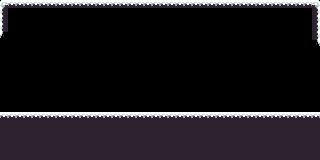

Tiled map render using the project's own tile images. Description and the whole map definition, tile-layer contents included, below:
An orthogonal 40x20 tile map with 8x8 px tiles, 1 tile layer (Tile Layer 1).

<map version="1.10" tiledversion="1.11.0" orientation="orthogonal" renderorder="right-down" width="40" height="20" tilewidth="8" tileheight="8" infinite="0" nextlayerid="2" nextobjectid="1">
 <tileset firstgid="1" source="../../Assets/blocks.tsx" />
 <layer id="1" name="Tile Layer 1" width="40" height="20">
  <data encoding="csv">
11139,11140,11140,11140,11140,11140,11140,11140,11140,11140,11140,11140,11140,11140,11140,11140,11140,11140,11140,11140,11140,11140,11140,11140,11140,11140,11140,11140,11140,11140,11140,11140,11140,11140,11140,11140,11140,11140,11140,11141,
11267,0,0,0,0,0,0,0,0,0,0,0,0,0,0,0,0,0,0,0,0,0,0,0,0,0,0,0,0,0,0,0,0,0,0,0,0,0,0,11269,
11267,0,0,0,0,0,0,0,0,0,0,0,0,0,0,0,0,0,0,0,0,0,0,0,0,0,0,0,0,0,0,0,0,0,0,0,0,0,0,11269,
11267,0,0,0,0,0,0,0,0,0,0,0,0,0,0,0,0,0,0,0,0,0,0,0,0,0,0,0,0,0,0,0,0,0,0,0,0,0,0,11269,
11395,0,0,0,0,0,0,0,0,0,0,0,0,0,0,0,0,0,0,0,0,0,0,0,0,0,0,0,0,0,0,0,0,0,0,0,0,0,0,11269,
0,0,0,0,0,0,0,0,0,0,0,0,0,0,0,0,0,0,0,0,0,0,0,0,0,0,0,0,0,0,0,0,0,0,0,0,0,0,0,11397,
0,0,0,0,0,0,0,0,0,0,0,0,0,0,0,0,0,0,0,0,0,0,0,0,0,0,0,0,0,0,0,0,0,0,0,0,0,0,0,0,
0,0,0,0,0,0,0,0,0,0,0,0,0,0,0,0,0,0,0,0,0,0,0,0,0,0,0,0,0,0,0,0,0,0,0,0,0,0,0,0,
0,0,0,0,0,0,0,0,0,0,0,0,0,0,0,0,0,0,0,0,0,0,0,0,0,0,0,0,0,0,0,0,0,0,0,0,0,0,0,0,
0,0,0,0,0,0,0,0,0,0,0,0,0,0,0,0,0,0,0,0,0,0,0,0,0,0,0,0,0,0,0,0,0,0,0,0,0,0,0,0,
0,0,0,0,0,0,0,0,0,0,0,0,0,0,0,0,0,0,0,0,0,0,0,0,0,0,0,0,0,0,0,0,0,0,0,0,0,0,0,0,
0,0,0,0,0,0,0,0,0,0,0,0,0,0,0,0,0,0,0,0,0,0,0,0,0,0,0,0,0,0,0,0,0,0,0,0,0,0,0,0,
0,0,0,0,0,0,0,0,0,0,0,0,0,0,0,0,0,0,0,0,0,0,0,0,0,0,0,0,0,0,0,0,0,0,0,0,0,0,0,0,
0,0,0,0,0,0,0,0,0,0,0,0,0,0,0,0,0,0,0,0,0,0,0,0,0,0,0,0,0,0,0,0,0,0,0,0,0,0,0,0,
11140,11140,11140,11140,11140,11140,11140,11140,11140,11140,11140,11140,11140,11140,11140,11140,11140,11140,11140,11140,11140,11140,11140,11140,11140,11140,11140,11140,11140,11140,11140,11140,11140,11140,11140,11140,11140,11140,11140,11140,
13700,13700,13700,13700,13700,13700,13700,13700,13700,13700,13700,13700,13700,13700,13700,13700,13700,13700,13700,13700,13700,13700,13700,13700,13700,13700,13700,13700,13700,13700,13700,13700,13700,13700,13700,13700,13700,13700,13700,13700,
13700,13700,13700,13700,13700,13700,13700,13700,13700,13700,13700,13700,13700,13700,13700,13700,13700,13700,13700,13700,13700,13700,13700,13700,13700,13700,13700,13700,13700,13700,13700,13700,13700,13700,13700,13700,13700,13700,13700,13700,
13700,13700,13700,13700,13700,13700,13700,13700,13700,13700,13700,13700,13700,13700,13700,13700,13700,13700,13700,13700,13700,13700,13700,13700,13700,13700,13700,13700,13700,13700,13700,13700,13700,13700,13700,13700,13700,13700,13700,13700,
13700,13700,13700,13700,13700,13700,13700,13700,13700,13700,13700,13700,13700,13700,13700,13700,13700,13700,13700,13700,13700,13700,13700,13700,13700,13700,13700,13700,13700,13700,13700,13700,13700,13700,13700,13700,13700,13700,13700,13700,
13700,13700,13700,13700,13700,13700,13700,13700,13700,13700,13700,13700,13700,13700,13700,13700,13700,13700,13700,13700,13700,13700,13700,13700,13700,13700,13700,13700,13700,13700,13700,13700,13700,13700,13700,13700,13700,13700,13700,13700
</data>
 </layer>
</map>
